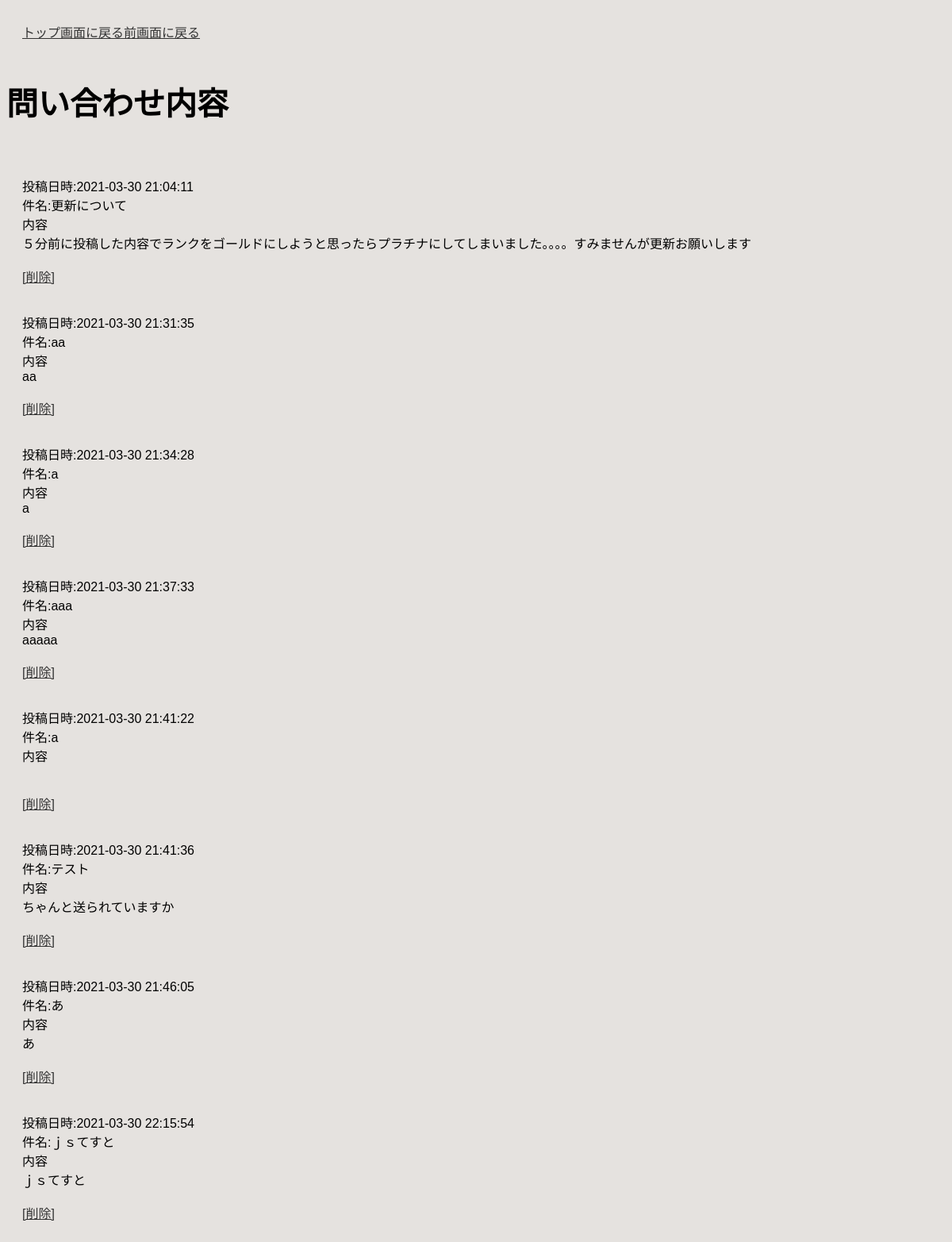
The page /PHP_BBS2/toiawasebox.php on the database its author committed.
### tables this page shows
CREATE TABLE `inquiry_table` (
  `id` int(12) NOT NULL,
  `kenmei` varchar(30) NOT NULL,
  `naiyou` varchar(600) NOT NULL,
  `indate` datetime NOT NULL
);

### PHP_BBS2/toiawasebox.php (the view, shortened to what this page needs)
<?php
try {
$pdo = new PDO('mysql:dbname=apex;charset=utf8;host=localhost','root','');
} catch (PDOException $e) {
  exit('データベースに接続できませんでした。'.$e->getMessage());
}
$stmt = $pdo->prepare("SELECT * FROM inquiry_table");
$status = $stmt->execute();
$view="";
if($status==false){
  $error = $stmt->errorInfo();
  exit("ErrorQuery:".$error[2]);
}else{
  while( $result = $stmt->fetch(PDO::FETCH_ASSOC)){
    $view .= "<br>";
    $view .= "投稿日時:";
    $view .= $result["indate"];
    $view .= "<br>";
    $view .= "件名:";
    $view .= $result["kenmei"];
    $view .= "<br>";
    $view .= "内容";
    $view .= "<br>";
    $view .= $result["naiyou"];
    $view .= "<br>";
    $view .= "<br>";
    $view .= '<a href="delete2.php?id='.$result["id"].'">';
    $view .= '[削除]';
    $view .= '</a>';
    $view .= "</p>";
  }
}
?>
<!DOCTYPE html>
<html lang="ja">
<head>
<link rel="stylesheet" href="css/style.css?v=2">
</head>
<body id="main">
<header>
  <nav class="navbar navbar-default">
    <div class="container-fluid">
      <div class="mainmenu">
      <a class="top" href="index.php">トップ画面に戻る</a><a href="select.php">前画面に戻る</a>
      </div>
    </div>
  </nav>
</header>
<h1>問い合わせ内容</h1>
<div>
    <div class="container jumbotron"><?=$view?></div>
</div>
</body>
</html>

### PHP_BBS2/css/style.css (style rules this page uses)
body { font-family: "Noto Sans JP", sans-serif; background-color: #e5e2df; font-size: 20px; }
a { color: #333; }

### PHP_BBS2/toiawasebox.php (style rules this page uses)
div { padding: 10px;font-size:16px; }

### rows shown on the page
inquiry_table: value "投稿日時:2021-03-30 21:04:11 件名:更新について 内容 ５分前に投稿した内容でランクをゴールドにしようと思ったらプラチナにしてしまいました。。。。すみませんが更新お願いします [削除]"
inquiry_table: value "投稿日時:2021-03-30 21:31:35 件名:aa 内容 aa [削除]"
inquiry_table: value "投稿日時:2021-03-30 21:34:28 件名:a 内容 a [削除]"
inquiry_table: value "投稿日時:2021-03-30 21:37:33 件名:aaa 内容 aaaaa [削除]"
inquiry_table: value "投稿日時:2021-03-30 21:41:22 件名:a 内容 [削除]"
inquiry_table: value "投稿日時:2021-03-30 21:41:36 件名:テスト 内容 ちゃんと送られていますか [削除]"
inquiry_table: value "投稿日時:2021-03-30 21:46:05 件名:あ 内容 あ [削除]"
inquiry_table: value "投稿日時:2021-03-30 22:15:54 件名:ｊｓてすと 内容 ｊｓてすと [削除]"
